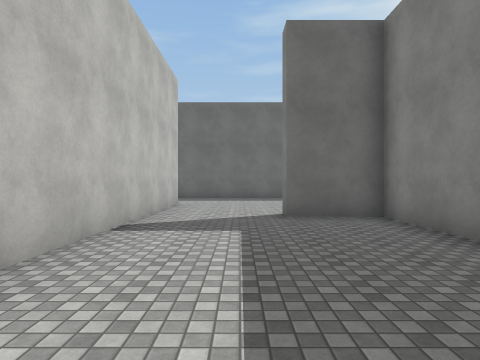
view 1 (above)

24 first-person views from a walk through a 3-D level made in the Unity game engine. The camera is 1.5 m above the floor, looks level and sees 75° across. The floor is counted in squares, 2 m on a side. Each view is taken from the middle of a square. On the plan, view 1 faces up. The plan holds only what a view shows up to about 10 squares ahead; the rest is blank. The place goes on beyond the plan. The player is left out. Surface patterns are stand-ins for the level's own textures.

view 2
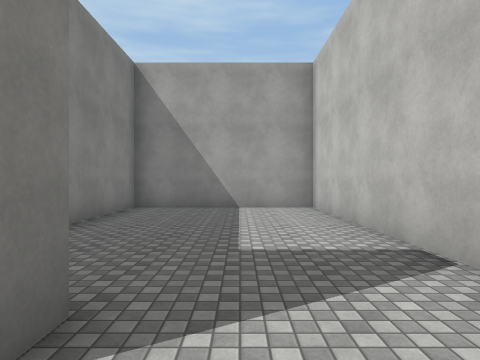

view 3
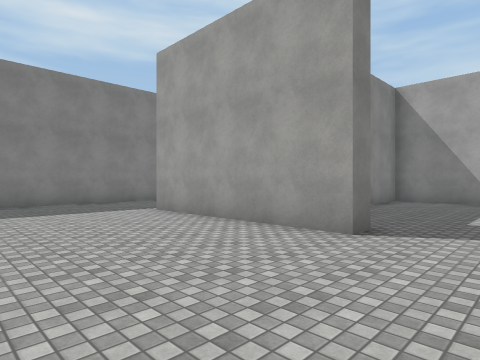

view 4
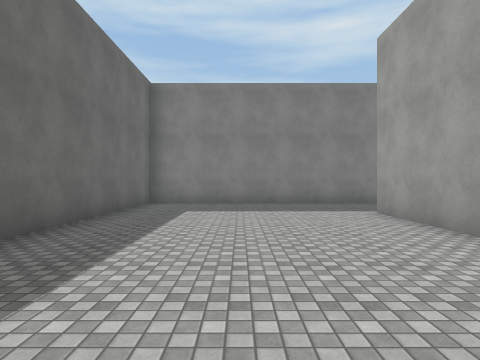

view 5
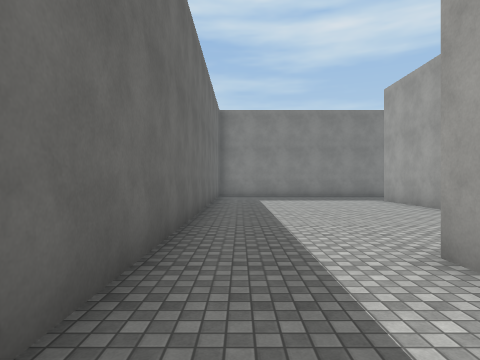

view 6
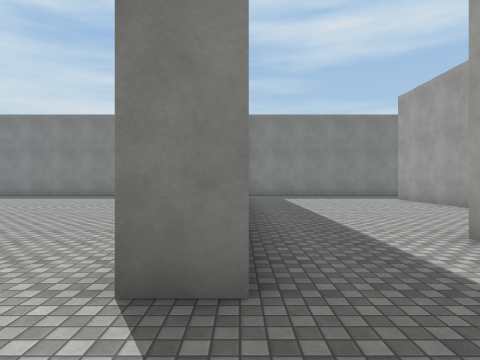

view 7
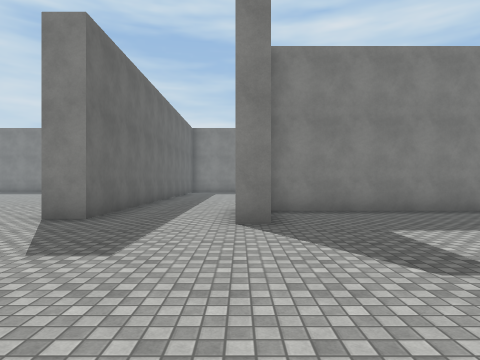

view 8
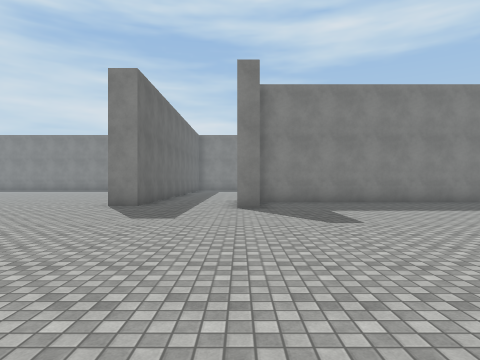

view 9
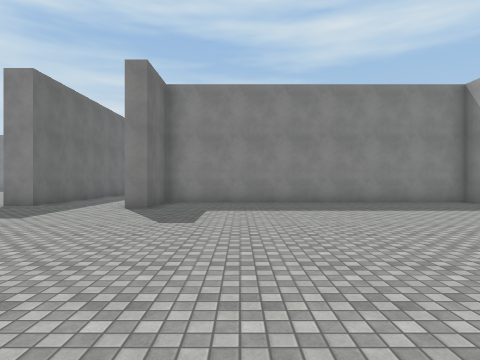

view 10
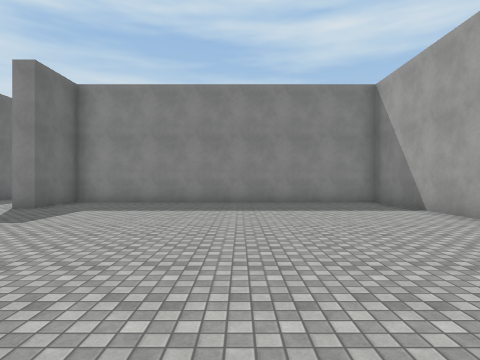

view 11
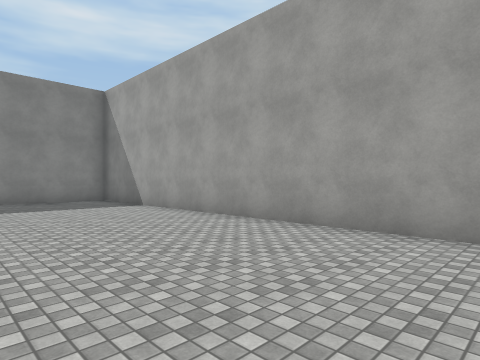

view 12
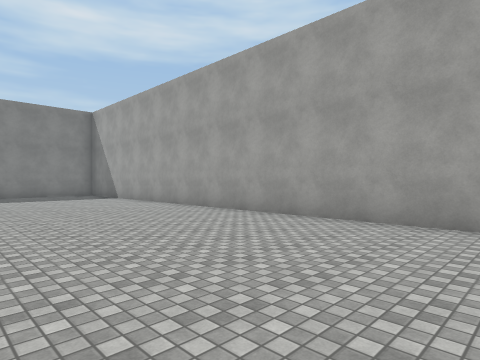

view 13
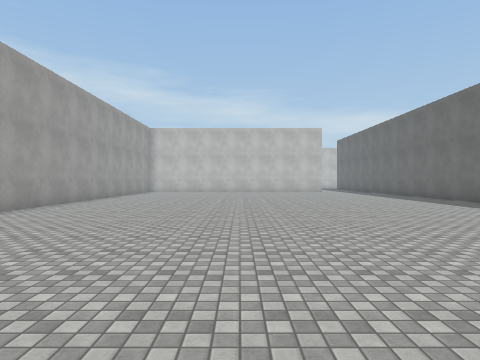

view 14
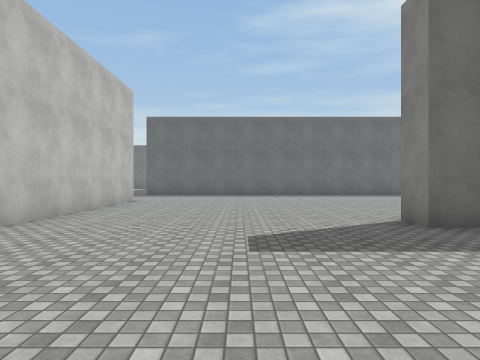

view 15
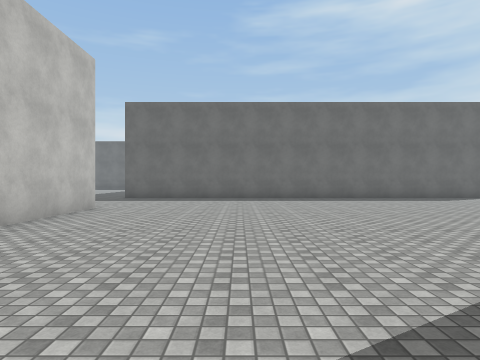

view 16
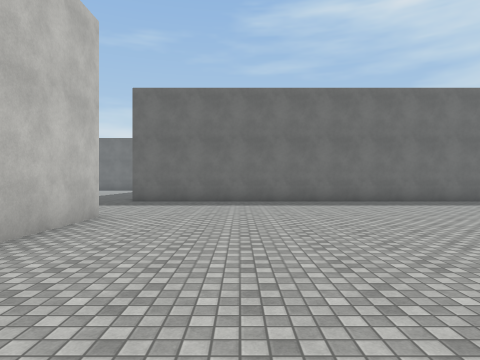

view 17
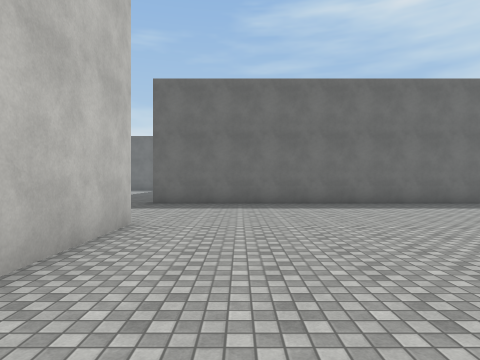

view 18
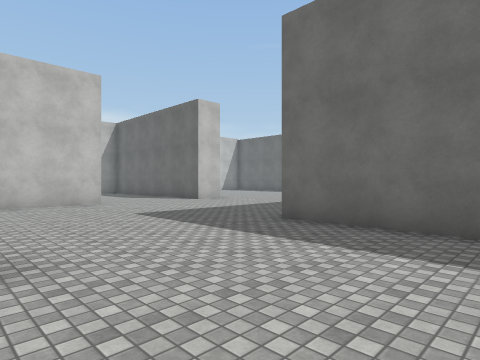

view 19
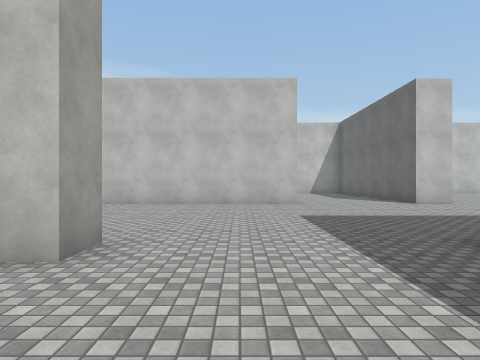

view 20
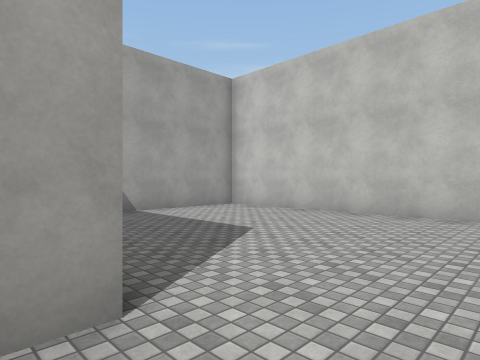

view 21
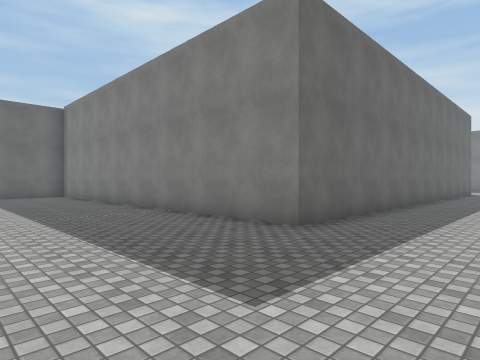

view 22
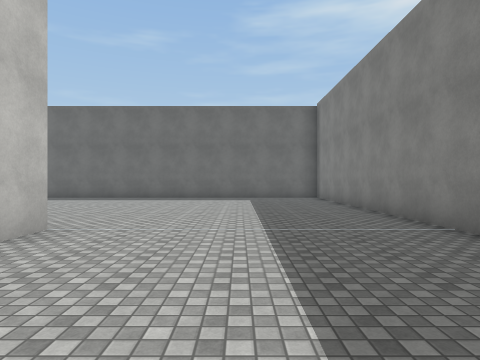

view 23
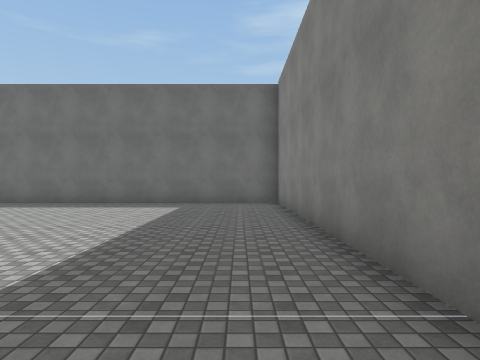

view 24
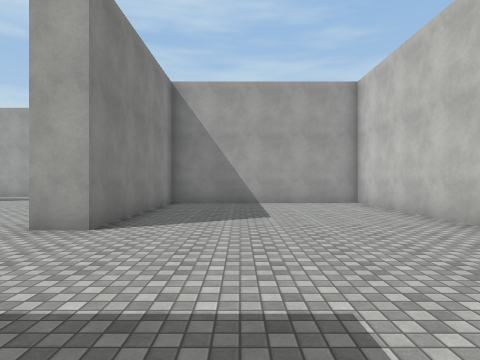

### Floor plan
Points are (right, up) in squares from view 1. A wall is a line through its corners. A room is listed if a view was taken in it or the views show most of it. See-through windows are left out.
Room 1 (view 1)
walls: (-2, 7.6) (-2, -0.6) (2.9, -0.6) (2.9, 6.3) (0.9, 6.3) (0.9, 6.9)
ways out: opening at (-0.5, 7) to room 2
Room 2 (views 2, 4)
walls: (0.9, 6.9) (6.1, 6.9); (9.4, 7.1) (9.4, 9.6); (9, 12.9) (-0.5, 12.9); (-2, 10.1) (-2, 7.6)
ways out: opening at (-0.5, 7) to room 1; opening at (-1, 11.5) to room 3
Room 3 (views 3, 5, 6, 7, 8, 9, 10, 11, 12, 13, 14, 15, 16, 17, 18, 19, 20, 21, 22, 23, 24)
walls: (-1.4, 23.9) (-11.7, 23.9) (-11.7, 36); (-11.7, 14) (-11.7, 19.3) (-10.9, 19.3) (-10.9, 13); (-0.5, 12.9) (-4, 12.9) (-4, 13.9); (-2.5, 10.1) (-2, 10.1); (-3, 9.5) (-4.7, 9.5) (-4.7, 10.1); (-17.8, 22.9) (-17.8, 13.8) (-14.2, 13.8); (-17.8, 27.8) (-17.8, 26.5); (-2.5, 4.1) (-2.5, 9.2); (-2.5, 1.2) (-2.5, 2.5); (-17.4, -0.6) (-3, -0.6)
ways out: opening at (-1, 11.5) to room 2

Where each view was taken, in squares from view 1:
view 1: 0 up, 0 right, facing up
view 2: 8 up, 0 right, facing down
view 3: 11 up, 1 left, facing down-right
view 4: 10 up, 1 left, facing right
view 5: 12 up, 5 left, facing right
view 6: 13 up, 6 left, facing right
view 7: 10 up, 10 left, facing right
view 8: 10 up, 13 left, facing right
view 9: 7 up, 13 left, facing right
view 10: 4 up, 13 left, facing right
view 11: 4 up, 14 left, facing down-right
view 12: 5 up, 18 left, facing down-right
view 13: 5 up, 7 left, facing left
view 14: 8 up, 7 left, facing up
view 15: 11 up, 7 left, facing up
view 16: 13 up, 8 left, facing up
view 17: 14 up, 9 left, facing up
view 18: 19 up, 8 left, facing up-left
view 19: 21 up, 8 left, facing left
view 20: 21 up, 11 left, facing down-left
view 21: 21 up, 16 left, facing up-right
view 22: 23 up, 15 left, facing up
view 23: 26 up, 13 left, facing up
view 24: 24 up, 14 left, facing down
